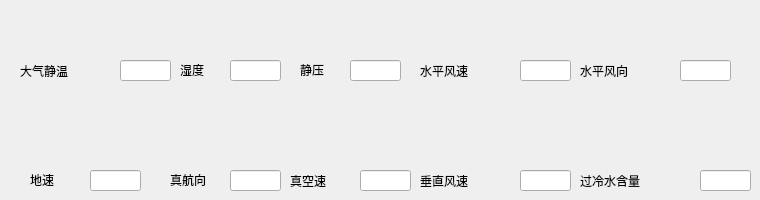
   <widget class="QWidget" name="DXAS">
    <attribute name="title">
     <string>D/XAS信息</string>
    </attribute>
    <widget class="QLineEdit" name="dxas_1">
     <property name="geometry">
      <rect>
       <x>120</x>
       <y>60</y>
       <width>51</width>
       <height>21</height>
      </rect>
     </property>
    </widget>
    <widget class="QLabel" name="label_30">
     <property name="geometry">
      <rect>
       <x>20</x>
       <y>60</y>
       <width>91</width>
       <height>21</height>
      </rect>
     </property>
     <property name="text">
      <string>大气静温</string>
     </property>
    </widget>
    <widget class="QLabel" name="label_31">
     <property name="geometry">
      <rect>
       <x>180</x>
       <y>60</y>
       <width>41</width>
       <height>20</height>
      </rect>
     </property>
     <property name="text">
      <string>湿度</string>
     </property>
    </widget>
    <widget class="QLineEdit" name="dxas_2">
     <property name="geometry">
      <rect>
       <x>230</x>
       <y>60</y>
       <width>51</width>
       <height>21</height>
      </rect>
     </property>
    </widget>
    <widget class="QLabel" name="label_32">
     <property name="geometry">
      <rect>
       <x>300</x>
       <y>60</y>
       <width>41</width>
       <height>20</height>
      </rect>
     </property>
     <property name="text">
      <string>静压</string>
     </property>
    </widget>
    <widget class="QLineEdit" name="dxas_3">
     <property name="geometry">
      <rect>
       <x>350</x>
       <y>60</y>
       <width>51</width>
       <height>21</height>
      </rect>
     </property>
    </widget>
    <widget class="QLabel" name="label_33">
     <property name="geometry">
      <rect>
       <x>420</x>
       <y>60</y>
       <width>91</width>
       <height>21</height>
      </rect>
     </property>
     <property name="text">
      <string>水平风速</string>
     </property>
    </widget>
    <widget class="QLineEdit" name="dxas_4">
     <property name="geometry">
      <rect>
       <x>520</x>
       <y>60</y>
       <width>51</width>
       <height>21</height>
      </rect>
     </property>
    </widget>
    <widget class="QLineEdit" name="dxas_5">
     <property name="geometry">
      <rect>
       <x>680</x>
       <y>60</y>
       <width>51</width>
       <height>21</height>
      </rect>
     </property>
    </widget>
    <widget class="QLabel" name="label_35">
     <property name="geometry">
      <rect>
       <x>580</x>
       <y>60</y>
       <width>91</width>
       <height>21</height>
      </rect>
     </property>
     <property name="text">
      <string>水平风向</string>
     </property>
    </widget>
    <widget class="QLineEdit" name="dxas_6">
     <property name="geometry">
      <rect>
       <x>90</x>
       <y>170</y>
       <width>51</width>
       <height>21</height>
      </rect>
     </property>
    </widget>
    <widget class="QLabel" name="label_36">
     <property name="geometry">
      <rect>
       <x>30</x>
       <y>170</y>
       <width>51</width>
       <height>20</height>
      </rect>
     </property>
     <property name="text">
      <string>地速</string>
     </property>
    </widget>
    <widget class="QLineEdit" name="dxas_7">
     <property name="geometry">
      <rect>
       <x>230</x>
       <y>170</y>
       <width>51</width>
       <height>21</height>
      </rect>
     </property>
     <property name="text">
      <string/>
     </property>
    </widget>
    <widget class="QLabel" name="label_37">
     <property name="geometry">
      <rect>
       <x>170</x>
       <y>170</y>
       <width>61</width>
       <height>20</height>
      </rect>
     </property>
     <property name="text">
      <string>真航向</string>
     </property>
    </widget>
    <widget class="QLineEdit" name="dxas_8">
     <property name="geometry">
      <rect>
       <x>360</x>
       <y>170</y>
       <width>51</width>
       <height>21</height>
      </rect>
     </property>
    </widget>
    <widget class="QLabel" name="label_38">
     <property name="geometry">
      <rect>
       <x>290</x>
       <y>170</y>
       <width>61</width>
       <height>21</height>
      </rect>
     </property>
     <property name="text">
      <string>真空速</string>
     </property>
    </widget>
    <widget class="QLineEdit" name="dxas_9">
     <property name="geometry">
      <rect>
       <x>520</x>
       <y>170</y>
       <width>51</width>
       <height>21</height>
      </rect>
     </property>
    </widget>
    <widget class="QLabel" name="label_39">
     <property name="geometry">
      <rect>
       <x>420</x>
       <y>170</y>
       <width>91</width>
       <height>21</height>
      </rect>
     </property>
     <property name="text">
      <string>垂直风速</string>
     </property>
    </widget>
    <widget class="QLineEdit" name="dxas_10">
     <property name="geometry">
      <rect>
       <x>700</x>
       <y>170</y>
       <width>51</width>
       <height>21</height>
      </rect>
     </property>
    </widget>
    <widget class="QLabel" name="label_40">
     <property name="geometry">
      <rect>
       <x>580</x>
       <y>170</y>
       <width>111</width>
       <height>21</height>
      </rect>
     </property>
     <property name="text">
      <string>过冷水含量</string>
     </property>
    </widget>
   </widget>
